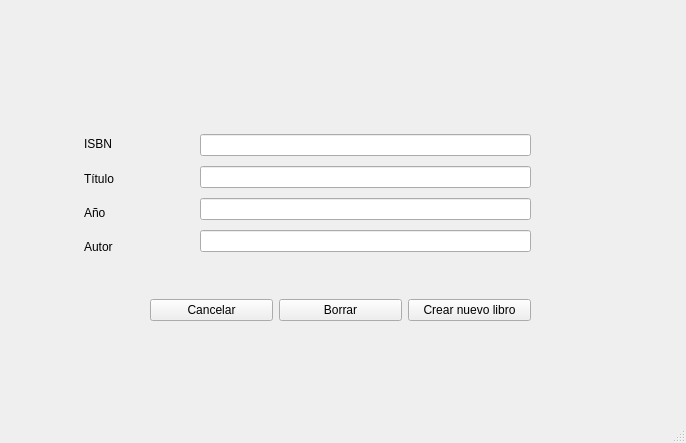
<?xml version="1.0" encoding="UTF-8"?>
<ui version="4.0">
 <class>Agregar</class>
 <widget class="QMainWindow" name="Agregar">
  <property name="geometry">
   <rect>
    <x>0</x>
    <y>0</y>
    <width>686</width>
    <height>443</height>
   </rect>
  </property>
  <property name="windowTitle">
   <string>MainWindow</string>
  </property>
  <widget class="QWidget" name="centralwidget">
   <widget class="QWidget" name="layoutWidget">
    <property name="geometry">
     <rect>
      <x>200</x>
      <y>130</y>
      <width>331</width>
      <height>128</height>
     </rect>
    </property>
    <layout class="QVBoxLayout" name="verticalLayout">
     <item>
      <widget class="QLineEdit" name="isbn"/>
     </item>
     <item>
      <widget class="QLineEdit" name="titulo"/>
     </item>
     <item>
      <widget class="QLineEdit" name="anio"/>
     </item>
     <item>
      <widget class="QLineEdit" name="autor"/>
     </item>
    </layout>
   </widget>
   <widget class="QWidget" name="layoutWidget">
    <property name="geometry">
     <rect>
      <x>84</x>
      <y>130</y>
      <width>111</width>
      <height>131</height>
     </rect>
    </property>
    <layout class="QVBoxLayout" name="verticalLayout_2">
     <item>
      <widget class="QLabel" name="label">
       <property name="text">
        <string>ISBN</string>
       </property>
      </widget>
     </item>
     <item>
      <widget class="QLabel" name="label_2">
       <property name="text">
        <string>Título</string>
       </property>
      </widget>
     </item>
     <item>
      <widget class="QLabel" name="label_3">
       <property name="text">
        <string>Año</string>
       </property>
      </widget>
     </item>
     <item>
      <widget class="QLabel" name="label_4">
       <property name="text">
        <string>Autor</string>
       </property>
      </widget>
     </item>
    </layout>
   </widget>
   <widget class="QWidget" name="layoutWidget">
    <property name="geometry">
     <rect>
      <x>150</x>
      <y>260</y>
      <width>381</width>
      <height>101</height>
     </rect>
    </property>
    <layout class="QHBoxLayout" name="horizontalLayout">
     <item>
      <widget class="QPushButton" name="pushButton_3">
       <property name="text">
        <string>Cancelar</string>
       </property>
      </widget>
     </item>
     <item>
      <widget class="QPushButton" name="pushButton_2">
       <property name="text">
        <string>Borrar</string>
       </property>
      </widget>
     </item>
     <item>
      <widget class="QPushButton" name="crearLibro">
       <property name="text">
        <string>Crear nuevo libro</string>
       </property>
      </widget>
     </item>
    </layout>
   </widget>
  </widget>
  <widget class="QStatusBar" name="statusbar"/>
 </widget>
 <resources/>
 <connections/>
</ui>
